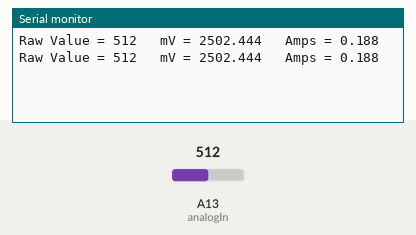
The sketch below on a simulated Arduino Mega 2560, built with avr-gcc and run on an emulated ATmega2560. Parts: the last lines printed to the serial monitor. The test bench sets the inputs (shaded band); at power-on: A13 (analogIn) = 512.

Above: at 3.3 s.
3.4 s: A13 (analogIn) set to 716
At 5.6 s:
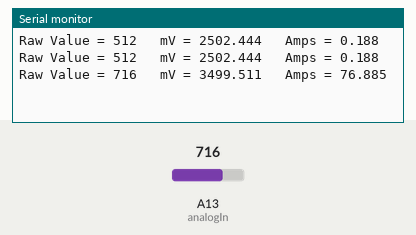
6.7 s: A13 (analogIn) set to 900
At 8.7 s:
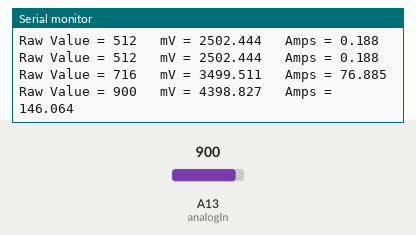
Timing chart, 0 to 10.2 s (numbered marks = the images above; inputs shaded):
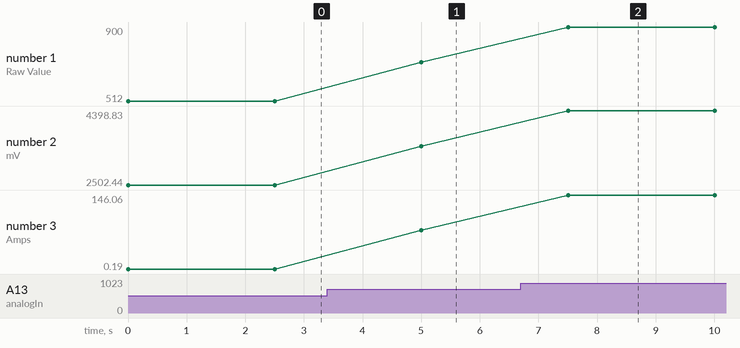

The sketch:

Current.ino
```cpp
/*
Henry's Bench
ACS758 Current Measurement Tutorial
*/
const int analogIn = A13;

// Set your scale factor
int mVperAmp = 13.3; // See Scale Factors Below

/* Scale Factors
50A bi-directional = 40
50A uni-directional = 60
100A bi-directional = 20
100A uni-directional = 40
150A bi-directional = 13.3
150A uni-directioal = 26.7
200A bi-directional = 10
200A uni-directional = 20
*/

// Set you Offset
int ACSoffset = 2500; // See offsets below

/* Offsets
If bi-directional = 2500
If uni- directional = 600
*/

int RawValue= 0;
double Voltage = 0;
double Amps = 0;

void setup(){
 Serial.begin(9600);
}

void loop(){

 RawValue = analogRead(analogIn);
 Voltage = (RawValue / 1023.0) * 5000; // Gets you mV
 Amps = ((Voltage - ACSoffset) / mVperAmp);

 Serial.print("Raw Value = " ); // shows pre-scaled value
 Serial.print(RawValue);
 Serial.print("\t mV = "); // shows the voltage measured
 Serial.print(Voltage,3); // the '3' after voltage allows you to display 3 digits after decimal point
 Serial.print("\t Amps = "); // shows the voltage measured
 Serial.println(Amps,3); // the '3' after voltage allows you to display 3 digits after decimal point
 delay(2500);

}
```

Measured:
- after the input at 3.4 s, the serial monitor: prints a new line after 1.6 s (image 1)
- after the input at 6.7 s, the serial monitor: prints a new line after 0.81 s (image 2)
- plotted number 1: 512 → 716 after the input at 3.4 s, 716 → 900 after the input at 6.7 s
- plotted number 2: 2502.44 → 3499.51 after the input at 3.4 s, 3499.51 → 4398.83 after the input at 6.7 s
- plotted number 3: 0.19 → 76.89 after the input at 3.4 s, 76.89 → 146.06 after the input at 6.7 s
